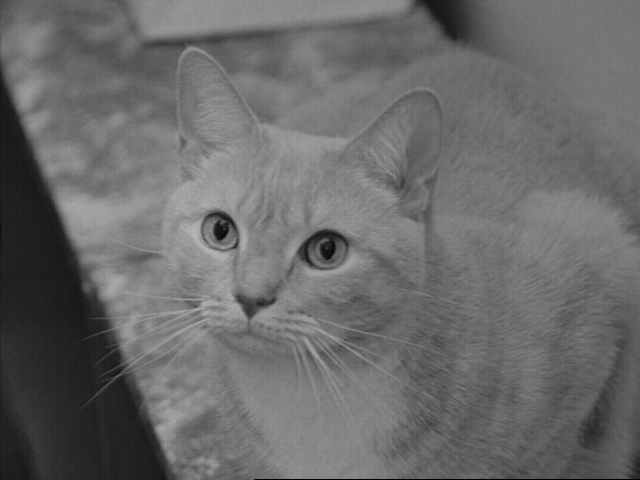
//> input picture Homework6/Cpp_code/images/cat.png, 640 x 480 px
$ ./test   (built with g++ and OpenCV 4)
//> lines starting //> are read from the running program, lines starting //| are printed output that depends on the picture
/** @file       test.cpp
 *  @author     Jack Zhang
 *  @version    1.0
 *  @date       05/18/2021
 *  @brief
 *  @details
 *  @note
 */
#include <iostream>
#include <opencv2/core.hpp>
#include <opencv2/highgui.hpp>
#include <opencv2/imgproc.hpp>

using namespace cv;

void convolveDFT(const cv::Mat &A, const cv::Mat &B, cv::Mat C)
{
	// reallocate the output array if needed
	C.create(abs(A.rows - B.rows) + 1, abs(A.cols - B.cols) + 1, A.type());
	Size dftSize;
	// calculate the size of DFT transform
	dftSize.width = getOptimalDFTSize(A.cols + B.cols - 1);
	dftSize.height = getOptimalDFTSize(A.rows + B.rows - 1);

	// allocate temporary buffers and initialize them with 0's
	Mat tempA(dftSize, A.type(), Scalar::all(0));
	Mat tempB(dftSize, B.type(), Scalar::all(0));

	// copy A and B to the top-left corners of tempA and tempB, respectively
	Mat roiA(tempA, Rect(0, 0, A.cols, A.rows));
	A.copyTo(roiA);
	Mat roiB(tempB, Rect(0, 0, B.cols, B.rows));
	B.copyTo(roiB);

	// now transform the padded A & B in-place;
	// use "nonzeroRows" hint for faster processing
	dft(tempA, tempA, 0, A.rows);
	dft(tempB, tempB, 0, B.rows);

	// multiply the spectrums;
	// the function handles packed spectrum representations well
	std::cout << std::endl << tempA(Rect(50, 50, 5, 5)) << std::endl;
	std::cout << std::endl << tempB(Rect(50, 50, 5, 5)) << std::endl;
	// mulSpectrums(tempA, tempB, tempA, cv::DFT_ROWS);
	divide(tempA, tempB, tempA);
	std::cout << std::endl << tempA(Rect(50, 50, 5, 5)) << std::endl;

	// transform the product back from the frequency domain.
	// Even though all the result rows will be non-zero,
	// you need only the first C.rows of them, and thus you
	// pass nonzeroRows == C.rows
	dft(tempA, tempA, DFT_INVERSE + DFT_SCALE, C.rows);

	// now copy the result back to C.
	tempA(Rect(0, 0, C.cols, C.rows)).copyTo(C);
	cv::normalize(C, C, 0, 255, cv::NORM_MINMAX);
	C.convertTo(C, CV_8UC1);

	// all the temporary buffers will be deallocated automatically
	cv::imshow("image", C);
	cv::waitKey(0);
}

cv::Mat calGaussianKernel(int rows, int cols, double sigma)
{
	CV_Assert(rows % 2 && cols % 2); // kernel size should be odd number
	int halfRow = rows / 2, halfCol = cols / 2;
	cv::Mat kernel(rows, cols, CV_32FC1, cv::Scalar::all(0));
	for (int i = -halfRow; i <= halfRow; ++i)
	{
		auto *pPixel = kernel.ptr<float>(i + halfRow); // +halfRow 从中心开始计算
		for (int j = -halfCol; j <= halfCol; ++j)
		{
			*(pPixel + j + halfCol) = cv::exp(-static_cast<float>(0.5 * (i * i + j * j) / sigma / sigma));
		}
	}

	double sum = cv::sum(kernel)(0);
	kernel /= sum; // normalize the kernel to make it sum as 1

	return kernel;
}

int main()
{
	cv::Mat imageSrc = cv::imread("../images/cat.png", cv::IMREAD_GRAYSCALE);
//> imageSrc is the input picture: 480 rows x 640 cols, CV_8UC1; min 0, max 186, mean 105.8
	cv::Mat gaussian = calGaussianKernel(31, 31, 7);
	cv::Mat imageDegraded;
	cv::filter2D(cv::Mat_<float>(imageSrc), imageDegraded, CV_8U, gaussian, cv::Point(-1, -1), 0, cv::BORDER_CONSTANT);
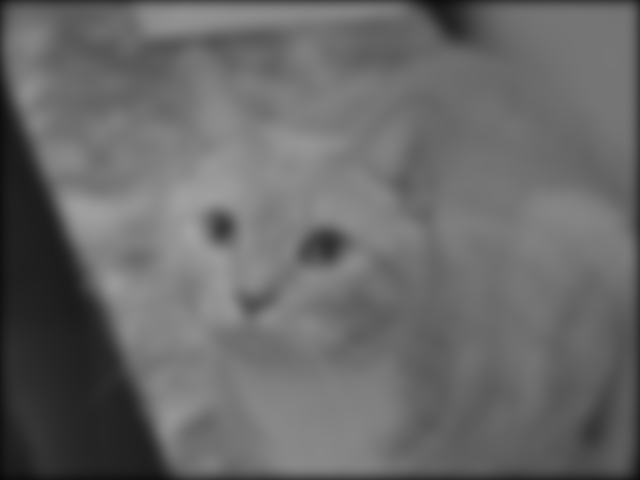
//> imageDegraded: 480 rows x 640 cols, CV_8UC1; min 8, max 161, mean 104.2

	cv::Mat imageOut;
	convolveDFT(cv::Mat_<float>(imageDegraded), cv::Mat_<float>(gaussian), imageOut);
//> in convolveDFT, `A.copyTo(roiA);`:
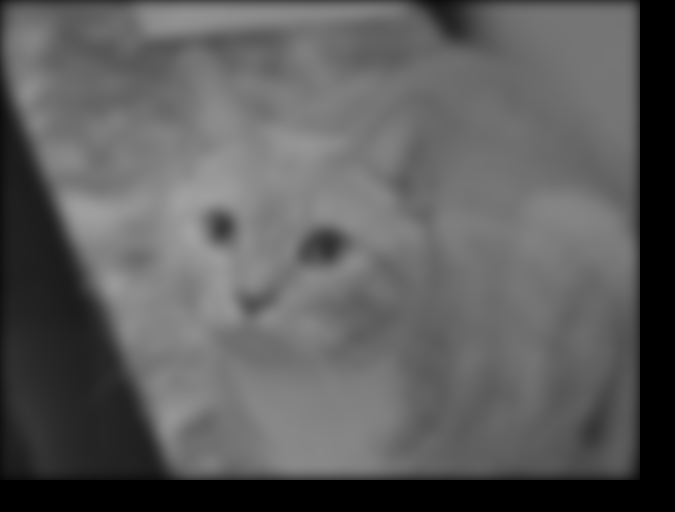
//> tempA: 512 rows x 675 cols, CV_32FC1; min 0, max 161, mean 92.6
//| [286.71774, -471.29184, 467.48993, -607.70282, -56.435181;
//|  436.08771, -386.51376, 390.05627, -537.81152, 80.114922;
//|  364.74802, -439.3183, 231.45859, -497.14465, -87.684341;
//|  229.62056, -652.85236, 258.33557, -477.49878, 163.6376;
//|  456.64603, -764.01257, 215.76483, -661.1095, 140.68452]
//| [-0.0002249307, 0.0015094671, -0.00041418389, 0.0012685715, -0.0005474824;
//|  -0.00028171309, 0.00073381764, -0.0003561757, 0.00059768785, -0.00040148763;
//|  -3.2142561e-05, 4.8297399e-05, -3.5657024e-05, 3.7838705e-05, -3.7104532e-05;
//|  0.0004758971, -0.00045902951, 0.00049197895, -0.00034080166, 0.0004864347;
//|  0.0011596553, -0.00072788616, 0.0011439341, -0.00049572694, 0.0010893495]
//| [-1274693.6, -312223.97, -1128701.4, -479045, 103081.27;
//|  -1547985.2, -526716.38, -1095123.2, -899820.06, -199545.17;
//|  -11347820, -9096107, -6491248, -13138522, 2363170.8;
//|  482500.44, 1422244.9, 525094.75, 1401104.6, 336402;
//|  393777.38, 1049632, 188616.48, 1333616.2, 129145.45]
//> in convolveDFT, `dft(tempA, tempA, DFT_INVERSE + DFT_SCALE, C.rows);`:
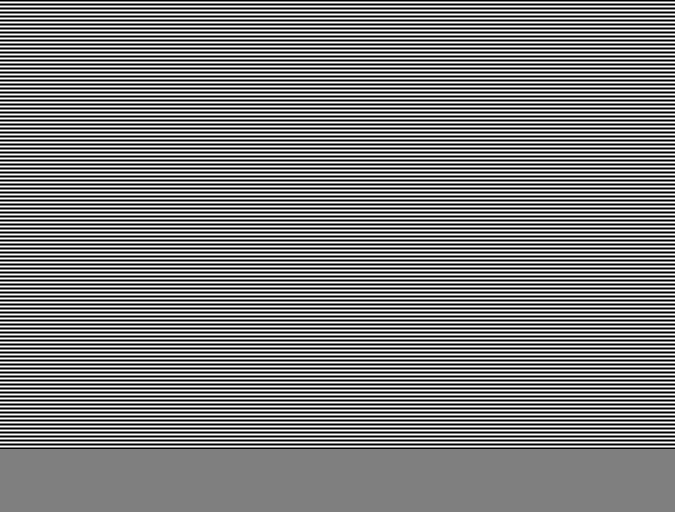
//> tempA: 512 rows x 675 cols, CV_32FC1; min -1.09e+16, max 1.09e+16, mean -2.12e+13; drawn with min black and max white
//> in convolveDFT, `tempA(Rect(0, 0, C.cols, C.rows)).copyTo(C);`:
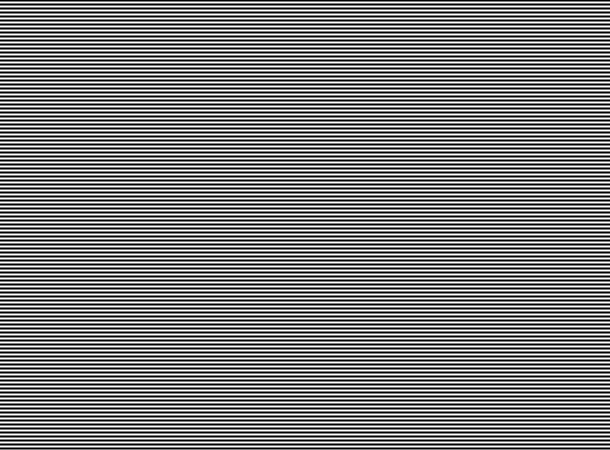
//> C: 450 rows x 610 cols, CV_32FC1; min -1.09e+16, max 1.09e+16, mean -2.42e+13; drawn with min black and max white

	return 0;
}
